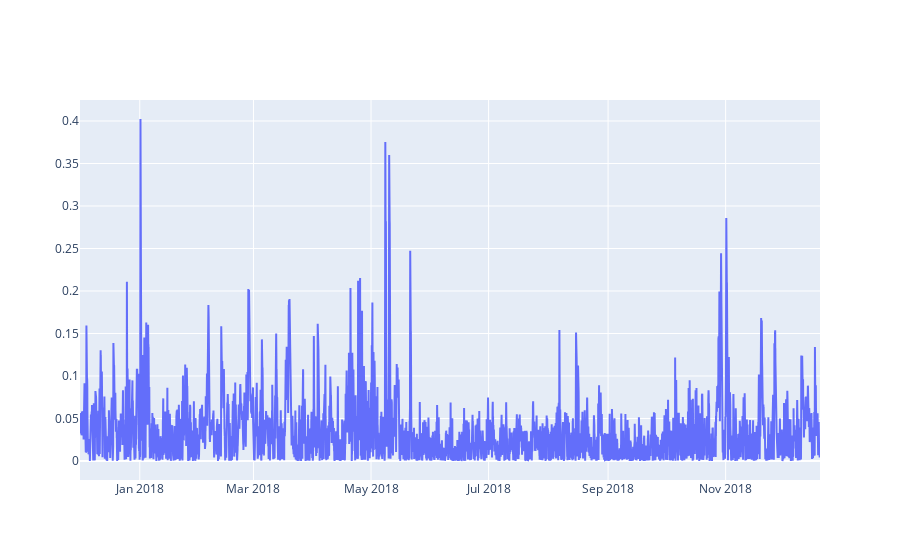

Notebook cell for this chart:
### Markdown cell above
Pour inspecter dynamiquement des visualisations, la librairie plotly se révèle très utile.
Ci-dessous vous pouvez identifier les jours et heures qui présentent les erreurs les plus importantes pour ensuite imaginer ce qui a pu pêcher.

### Code cell
from plotly.offline import download_plotlyjs, init_notebook_mode, plot, iplot, iplot_mpl
init_notebook_mode(connected=True)

iplot([{"x": Y_test_full['ds'], "y": relative_error_on_test}])

### Figure 1 — Plotly figure (JSON) as saved in the notebook; plotly's stock layout.template omitted (floating-point values rounded to 4 significant figures; data arrays with more than 128 entries replaced by an {"elided": "..."} marker saying what was removed)
{"data": [{"type": "scatter", "x": {"elided": "9216 str values"}, "y": {"elided": "9216 float values"}}], "layout": {}}
